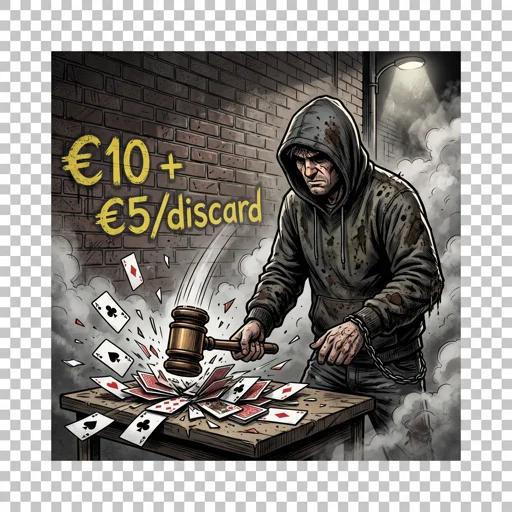
#> input picture app/src/main/assets/art/cards/asset_auction.webp, 512 x 512 px
$ python waist.py ../../app/src/main/assets/art/cards/asset_auction.webp ../../app/src/main/assets/art/cards/bounced_check.webp ../../app/src/main/assets/art/cards/bounced_check.webp
#> lines starting #> are read from the running program, lines starting #| are printed output that depends on the picture
"""Re-frame a full-body portrait to waist-up.

CombatRenderer fits the art to w=180 and the art is square, so a full-body 512 renders
as a 180px figure whose head is about 22px: a smudge.  Cropping to a square whose side
is the figure's OWN width is self-tuning -- a narrow standing figure yields head-to-hip,
a broad one yields more torso -- and in both cases the subject fills the frame.

The rule reads the alpha bounding box as "the body", so it breaks on a pose where a prop
is wider than the person.  Those get an explicit override rather than a fudged constant,
so the next person can see which assets are exceptions and why.
"""
import sys
from PIL import Image

# side (px in the 512 source) and horizontal centre, for figures whose bbox is not the body
OVERRIDE = {
    # Seated in an armchair: the chair widens the bbox by ~100px, so the rule barely crops
    # and leaves him small and off-centre.  Framed on the head band instead, which also
    # drops most of the chair -- the prompt asked for no furniture in the first place.
    "underwriter": (300, None),
}


def head_centre(alpha, bbox, frac=0.30):
    ap, lo, hi = alpha.load(), 10**9, -1
    for y in range(bbox[1], bbox[1] + int((bbox[3]-bbox[1]) * frac)):
        for x in range(bbox[0], bbox[2]):
            if ap[x, y] > 40:
                lo = min(lo, x); break
        for x in range(bbox[2]-1, bbox[0]-1, -1):
            if ap[x, y] > 40:
                hi = max(hi, x); break
    return (lo + hi) // 2


def waist_up(path, out, key, margin=0.06):
#> called with margin = 0.06
    im = Image.open(path).convert("RGBA")
    a = im.getchannel("A")
#> a: PIL image 512x512 L; every value is 255
    b = a.getbbox()
#> b = (0, 0, 512, 512)
    fw, fh = b[2]-b[0], b[3]-b[1]
#> fw = 512; fh = 512
    if key in OVERRIDE:
        side, cx = OVERRIDE[key]
        cx = cx if cx is not None else head_centre(a, b)
        top = b[1] - int(side * margin)
    else:
        side = int(fw * (1 + 2*margin))
#> side = 573
        cx, top = (b[0] + b[2]) // 2, b[1] - int(fw * margin)
#> cx = 256; top = -30
    left = cx - side // 2
#> left = -30
    canvas = Image.new("RGBA", (side, side), (0, 0, 0, 0))
#> canvas: PIL image 573x573 RGBA; every value is 0
    canvas.paste(im.crop((left, top, left+side, top+side)), (0, 0))
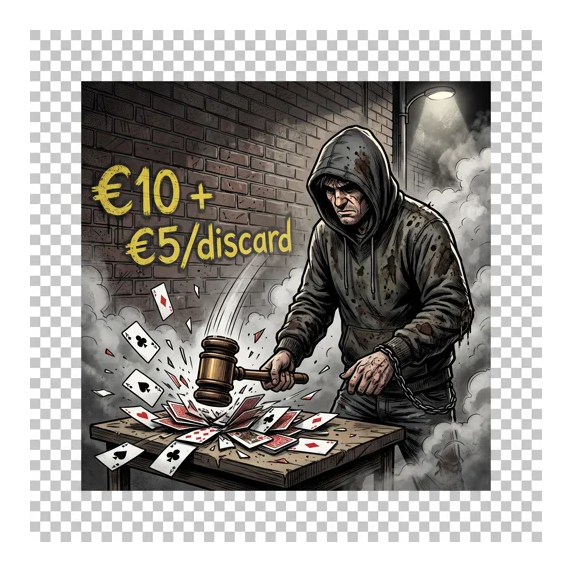
#> canvas: PIL image 573x573 RGBA; mean R, G, B, A 113.4, 110.6, 106.9, 203.6; transparent parts drawn white
    canvas.resize((512, 512), Image.LANCZOS).save(out)
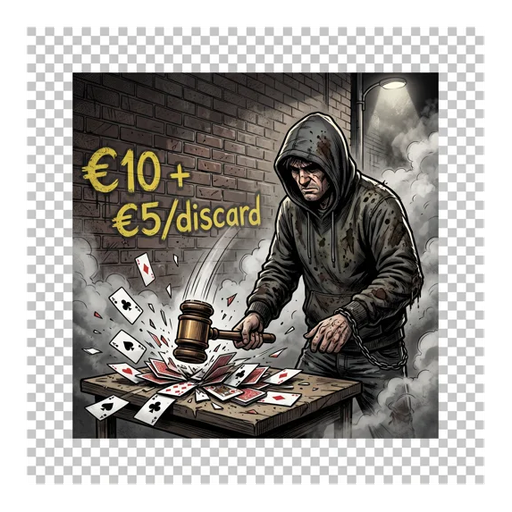
#> saved as bounced_check.webp: PIL image 512x512 RGBA; mean R, G, B, A 116.1, 113.3, 109.6, 203.5; transparent parts drawn white
    print("%-13s side=%3d (%d%% of the figure) centre=%d%s"
          % (key, side, round(100*side/fh), cx, "  [override]" if key in OVERRIDE else ""))
#| ../../app/src/main/assets/art/cards/bounced_check.webp side=573 (112% of the figure) centre=256


if __name__ == "__main__":
    waist_up(sys.argv[1], sys.argv[2], sys.argv[3])

$ run again, on app/src/main/assets/art/cards/compound_interest.webp
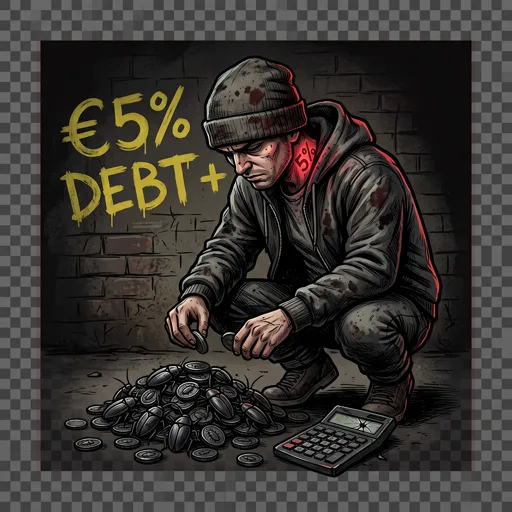
#> input picture app/src/main/assets/art/cards/compound_interest.webp, 512 x 512 px
#> a: PIL image 512x512 L; every value is 255
#> b = (0, 0, 512, 512)
#> fw = 512
#> side = 573
#> cx = 256; top = -30
#> in waist_up, `canvas.paste(im.crop((left, top, left+side, top+side)), (0, 0))`:
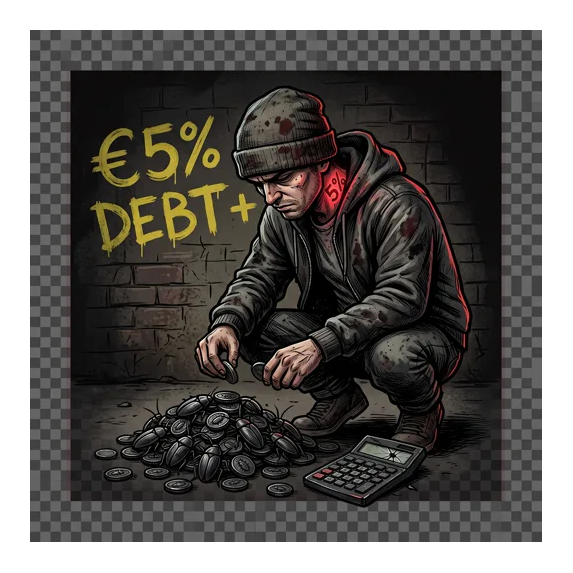
#> canvas: PIL image 573x573 RGBA; mean R, G, B, A 45.5, 42.7, 39.7, 203.6; transparent parts drawn white
#> in waist_up, `canvas.resize((512, 512), Image.LANCZOS).save(out)`:
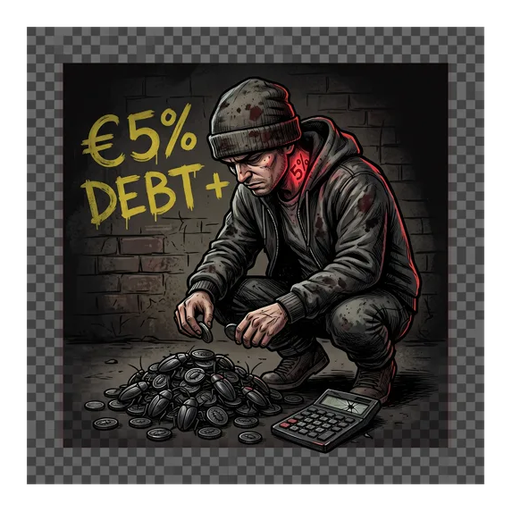
#> saved as compound_interest.webp: PIL image 512x512 RGBA; mean R, G, B, A 46.6, 43.8, 40.8, 203.5; transparent parts drawn white
#| ../../app/src/main/assets/art/cards/compound_interest.webp side=573 (112% of the figure) centre=256

$ run again, on app/src/main/assets/art/cards/debt_forgiveness.webp
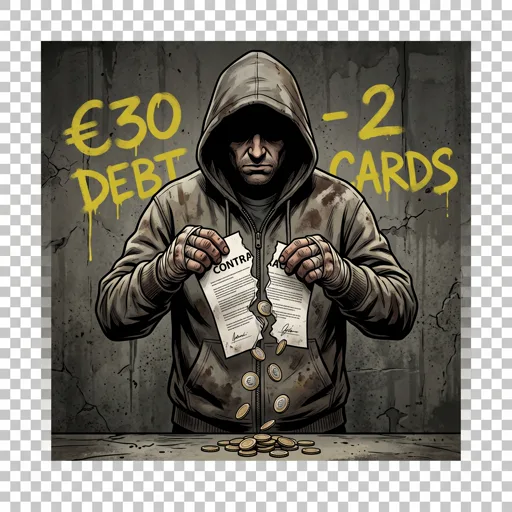
#> input picture app/src/main/assets/art/cards/debt_forgiveness.webp, 512 x 512 px
#> a: PIL image 512x512 L; every value is 255
#> b = (0, 0, 512, 512)
#> fw = 512
#> side = 573
#> cx = 256; top = -30
#> in waist_up, `canvas.paste(im.crop((left, top, left+side, top+side)), (0, 0))`:
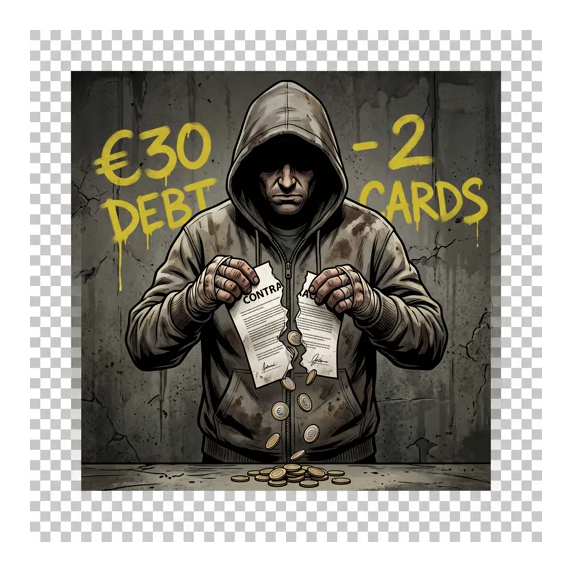
#> canvas: PIL image 573x573 RGBA; mean R, G, B, A 102.6, 100.1, 92.6, 203.6; transparent parts drawn white
#| ../../app/src/main/assets/art/cards/debt_forgiveness.webp side=573 (112% of the figure) centre=256

$ run again, on app/src/main/assets/art/cards/eternal_debt.webp
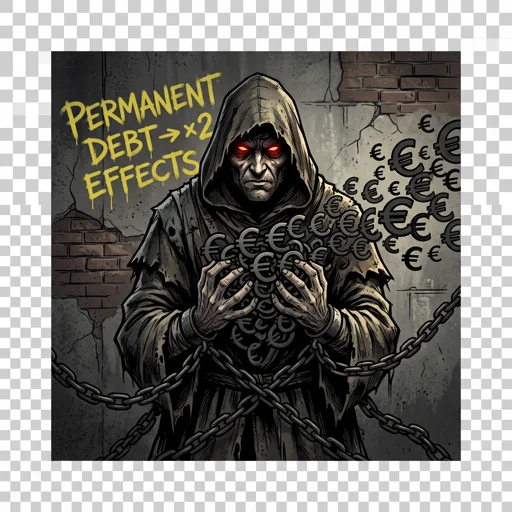
#> input picture app/src/main/assets/art/cards/eternal_debt.webp, 512 x 512 px
#> a: PIL image 512x512 L; every value is 255
#> b = (0, 0, 512, 512)
#> fw = 512
#> side = 573
#> cx = 256; top = -30
#> in waist_up, `canvas.paste(im.crop((left, top, left+side, top+side)), (0, 0))`:
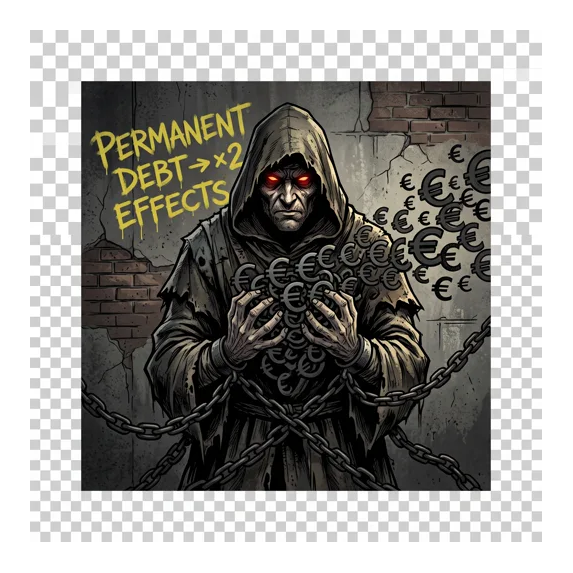
#> canvas: PIL image 573x573 RGBA; mean R, G, B, A 98.5, 97, 93.2, 203.6; transparent parts drawn white
#| ../../app/src/main/assets/art/cards/eternal_debt.webp side=573 (112% of the figure) centre=256
